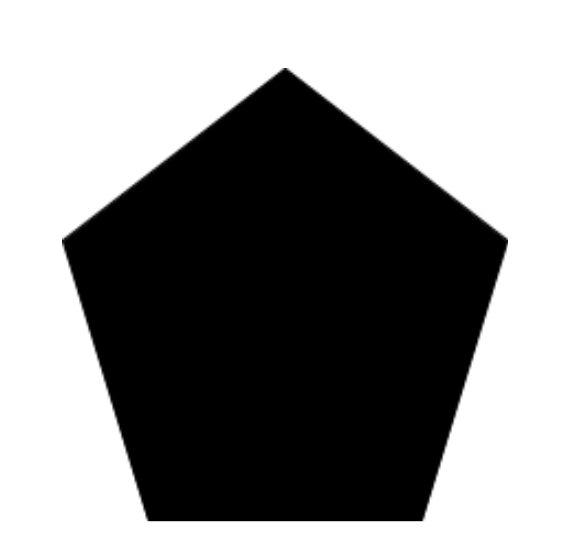
#> input picture image6.png, 586 x 558 px
$ python ramer.py
#> lines starting #> are read from the running program, lines starting #| are printed output that depends on the picture; after the words box and inside, x2 and y2 are one past the last pixel; in counts of white or black regions, pixels touching at a corner belong together
from PIL import Image
import cv2
import matplotlib.pyplot as plt
import numpy as np

"""
This algorithim works by first:
1) Getting an "contour" using the Square Trace algorithim
2) Eliminating similar points within this contour
3) Approximating contour using Douglas-Pecker to find amount of corners
4) Eliminating similar corner points
"""

#import image as grayscale
IMAGE_PATH = "./image6.png"
EPSILON_FACTOR = 0.01

image = cv2.imread(IMAGE_PATH)
#> image is the input picture: shape (558, 586, 3); min 0, max 255, mean 145.8
image = cv2.cvtColor(image, cv2.COLOR_BGR2RGB)
gray = cv2.cvtColor(image, cv2.COLOR_RGB2GRAY)
_, binary_image = cv2.threshold(gray, 225, 255, cv2.THRESH_BINARY_INV)
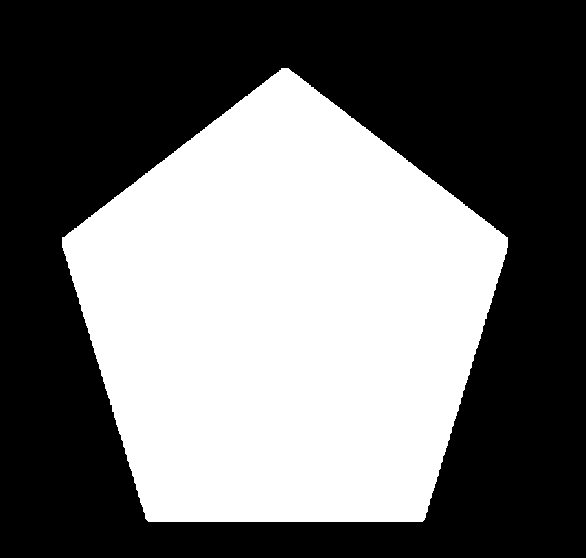
#> binary_image: shape (558, 586); 43.4% white; 1 white region, box (x1, y1, x2, y2) and area: (62, 68, 508, 522) 141793
#coordinates on edge

#https://en.wikipedia.org/wiki/Boundary_tracing
def GoRight(point):
    #point[0] = x, point[1] = y
    return (-point[1], point[0])

def GoLeft(point):
    return (point[1], -point[0])

def add(point_1, point_2):
    return (point_1[0] + point_2[0], point_1[1] + point_2[1])

def subtract(point_1, point_2):
    return (point_1[0] - point_2[0], point_1[1] - point_2[1])
#Algorithim is a simplifed version of https://www.mdpi.com/1424-8220/16/3/353/pdf
def SquareTrace(start):
    edge = set()
    edge.add(start)

    nextStep = GoLeft((1, 0))
    next_point = add(start, nextStep)

    #point[0] = x, point[1] = y
    while(next_point != start):

        if (binary_image[next_point[1]][next_point[0]] == 0):
            next_point = subtract(next_point, nextStep)
            nextStep = GoRight(nextStep)
            next_point = add(next_point, nextStep)
        else:
            edge.add(next_point)
            nextStep = GoLeft(nextStep)
            next_point = add(next_point, nextStep)
    return edge

edges = []

flag = False

for i in range(binary_image.shape[0]):
    for j in range(binary_image.shape[1]):
        if binary_image[i][j] == 255:
            edges = SquareTrace((j, i))
            flag = True
            break
    if flag:
        break

#to sort the list of edges, use a minimal forward pass

remaining_edges = list(edges)
sorted_edges = [remaining_edges[0]]
remaining_edges.pop(0)

#note that distance squared is only applicable for relative comparison
def distance_squared(point_1, point_2):
    return (point_1[0] - point_2[0]) ** 2 + (point_1[1] - point_2[1]) ** 2

total_distance = 0
DIST_THRESH = 10
#get rid of points that are too similar to each other
while len(remaining_edges) > 0:
    #find the minimum distance
    compare = sorted_edges[-1]
    min_distance = np.Inf
    min_index = -1
    for i in range(len(remaining_edges)):
        if distance_squared(compare, remaining_edges[i]) <= min_distance:
            min_distance = distance_squared(compare, remaining_edges[i])
            min_index = i
    if min_distance > DIST_THRESH:
        total_distance += np.sqrt(min_distance)
        sorted_edges.append(remaining_edges[min_index])
    remaining_edges.pop(min_index)
#> after the loop, remaining_edges = []; total_distance = 1445.2

coordinates_of_edge = np.array(list(sorted_edges))
#print("??")

EPSILON = EPSILON_FACTOR * total_distance
#> EPSILON = 14.45

#perpendicular distance
#https://stackoverflow.com/questions/39840030/distance-between-point-and-a-line-from-two-points
def perpendicularDistance(p1, l_p1, l_p2):
    # np.cross(p2-p1,p3-p1)/norm(p2-p1)
    perpendicular = np.abs(np.cross(l_p2 - l_p1, l_p1 - p1)/np.linalg.norm(l_p2 - l_p1))
    return perpendicular

#https://en.wikipedia.org/wiki/Ramer%E2%80%93Douglas%E2%80%93Peucker_algorithm
def DouglasPeucker(coordinates):
    dmax = 0
    index = 0
    end = len(coordinates)
#> end = 382
    for i in range(1, end-1):
        distance = perpendicularDistance(coordinates[i], coordinates[0], coordinates[-1])
        if(distance >= dmax):
            dmax = distance
            index = i
#> after the loop, dmax = 398; index = 203
    results = []
    if(dmax > EPSILON):
        results_rec_1 = DouglasPeucker(coordinates[:index])
        results_rec_2 = DouglasPeucker(coordinates[index:])
        results = np.concatenate((results_rec_1, results_rec_2))
    else:
        results = [coordinates[0], coordinates[-1]]
    # if(len(coordinates) == len(results) and len(coordinates) != 2):
    #     print(coordinates)
    return results

corners = DouglasPeucker(coordinates_of_edge)

#resort list of corners
sorted_corners = [corners[0]]
corners = list(corners)
corners.pop(0)

DIST_THRESH_CORNERS = 100 ** 2
#foward pass, get rid of points that are two similar to each other
while len(corners) > 0:
    #find the minimum distance
    compare = sorted_corners[-1]
    min_distance = np.Inf
    min_index = -1
    for i in range(len(corners)):
        if distance_squared(compare, corners[i]) <= min_distance:
            min_distance = distance_squared(compare, corners[i])
            min_index = i
    if min_distance > DIST_THRESH_CORNERS:
        sorted_corners.append(corners[min_index])
    corners.pop(min_index)

sorted_corners.reverse()

#backward pass, get rid of points that are too similar to each other

backward_pass_sorted = [sorted_corners[0]]
for i in range(len(sorted_corners)-1):
    if(distance_squared(sorted_corners[i], sorted_corners[i+1]) > DIST_THRESH_CORNERS):
        backward_pass_sorted.append(sorted_corners[i+1])

sorted_corners = backward_pass_sorted

if(len(sorted_corners) == 11):
    print("Shape 3, rotated cross")
elif(len(sorted_corners) == 4):
    print("Shape 1, square")
elif(len(sorted_corners) == 3):
    print("Shape 2, triangle")
elif(len(sorted_corners) == 8):
    print("Shape 4, circle")
elif(len(sorted_corners) == 12):
    print("Shape 5, normal cross")
elif(len(sorted_corners) == 5):
    print("Shape 6, pentagon")

$ run again, with image1.png copied over image6.png
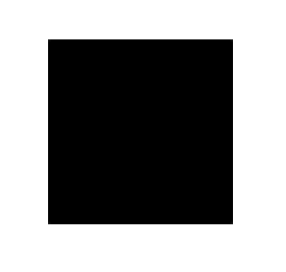
#> input picture image1.png, 286 x 272 px
#> image is the input picture: shape (272, 286, 3); min 0, max 255, mean 142.9
#> `_, binary_image = cv2.threshold(gray, 225, 255, cv2.THRESH_BINARY_INV)`:
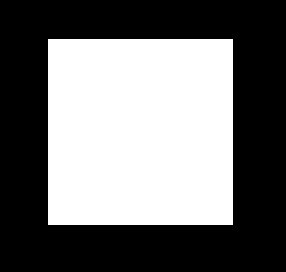
#> binary_image: shape (272, 286); 44.2% white; 1 white region, box (x1, y1, x2, y2) and area: (48, 39, 233, 225) 34410

$ run again, with image2.png copied over image6.png
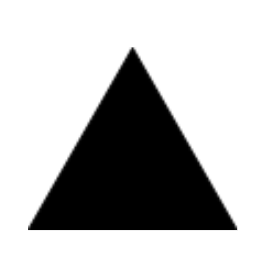
#> input picture image2.png, 274 x 278 px
#> image is the input picture: shape (278, 274, 3); min 0, max 255, mean 190.2
#> `_, binary_image = cv2.threshold(gray, 225, 255, cv2.THRESH_BINARY_INV)`:
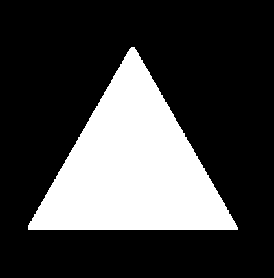
#> binary_image: shape (278, 274); 26.1% white; 1 white region, box (x1, y1, x2, y2) and area: (28, 47, 238, 230) 19918

$ run again, with image3.png copied over image6.png
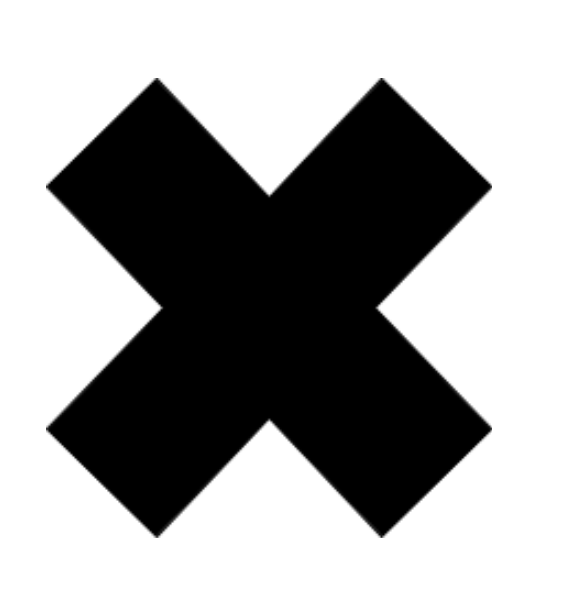
#> input picture image3.png, 582 x 608 px
#> image is the input picture: shape (608, 582, 3); min 0, max 255, mean 163.6
#> `_, binary_image = cv2.threshold(gray, 225, 255, cv2.THRESH_BINARY_INV)`:
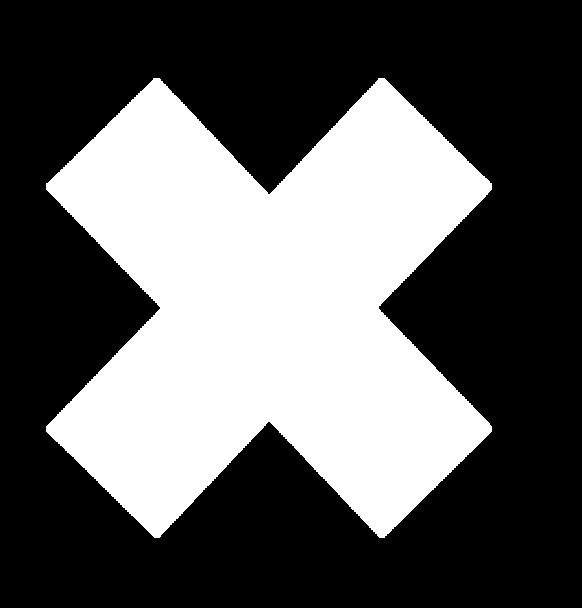
#> binary_image: shape (608, 582); 36.6% white; 1 white region, box (x1, y1, x2, y2) and area: (46, 78, 492, 538) 129416
